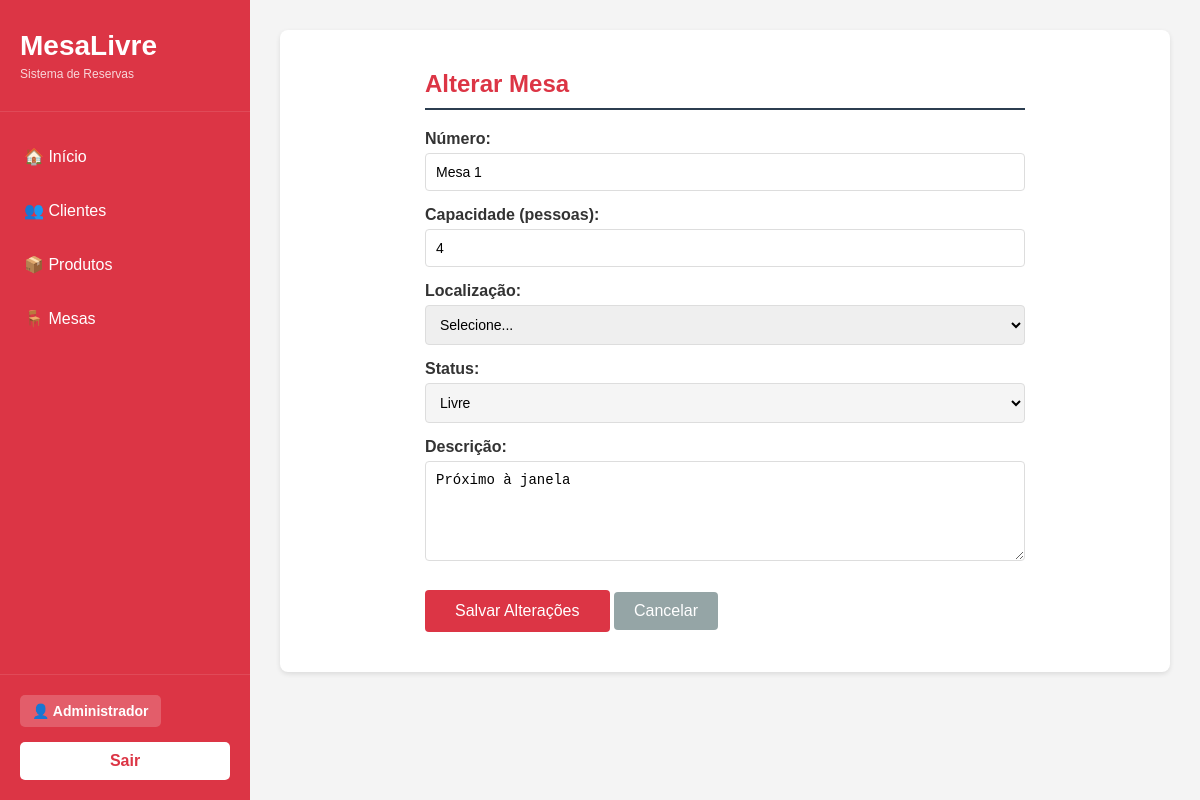
/MesaLivre/mesa.php?fun=alterar&id=1 (signed in), run on an earlier commit of the app's database.
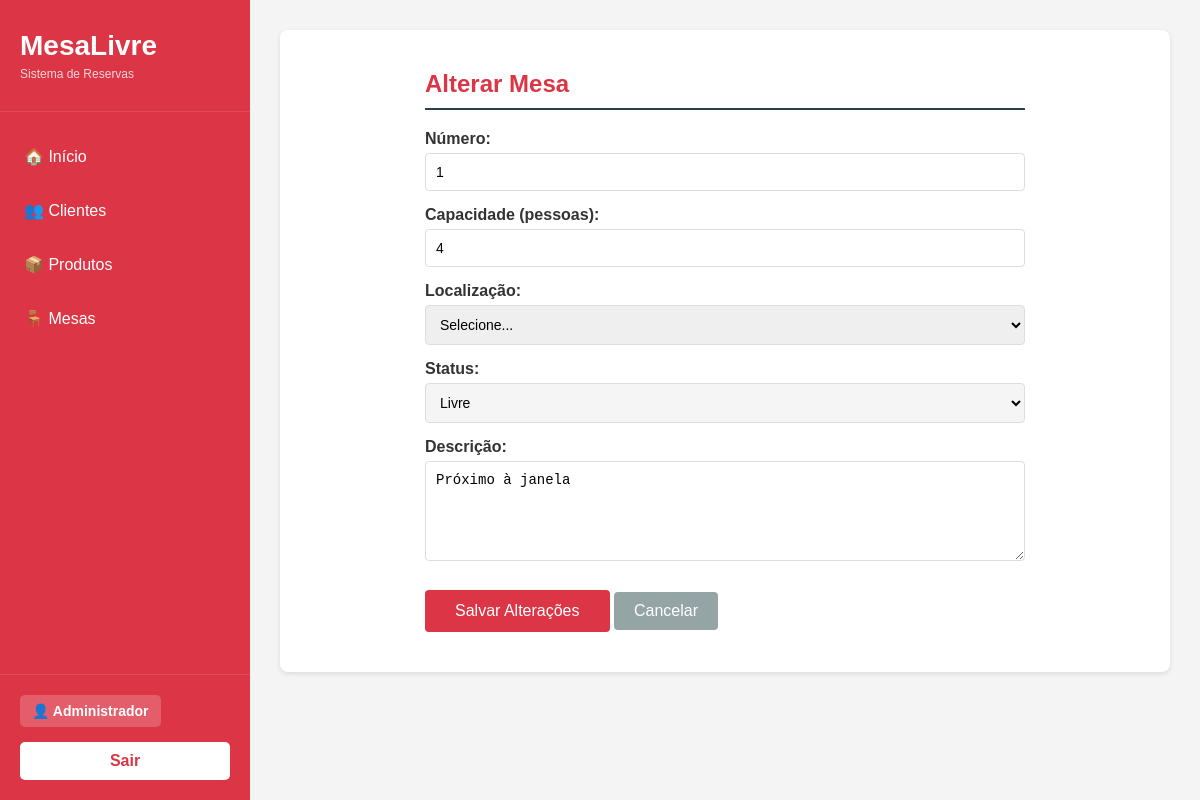
And on a later commit of the database.
### tables this page shows
CREATE TABLE mesas (
    id_mesa INT AUTO_INCREMENT PRIMARY KEY,
    numero VARCHAR(45) NOT NULL,
    capacidade INT NOT NULL,
    localizacao VARCHAR(45) NOT NULL,
    status VARCHAR(20) NOT NULL,
    descricao TEXT
);

### MesaLivre/modelo/mesa/MesaDAO_class.php (called while the page is built, shortened)
<?php
include_once "ConnectionFactory_class.php";
include_once "Mesa_class.php";
class MesaDAO {
    public function exibir($id) {
        try {
            $fabrica = new ConnectionFactory();
            $con = $fabrica->getConnection();
            $stmt = $con->prepare("SELECT * FROM mesas WHERE id_mesa = :id");
            $stmt->bindValue(':id', $id);
            $stmt->execute();
            $dado = $stmt->fetchAll(PDO::FETCH_ASSOC);
            $m = new Mesa();
            $m->setIdMesa($dado[0]["id_mesa"]);
            $m->setNumero($dado[0]["numero"]);
            $m->setCapacidade($dado[0]["capacidade"]);
            $m->setLocalizacao($dado[0]["localizacao"]);
            $m->setStatus($dado[0]["status"]);
            $m->setDescricao($dado[0]["descricao"]);
            return $m;
        } catch (PDOException $ex) {
            echo "Erro ao exibir mesa: " . $ex->getMessage();
        }
    }
}
?>

### MesaLivre/modelo/mesa/ConnectionFactory_class.php (called while the page is built, shortened)
<?php
	class ConnectionFactory{
		public $dbType = "mysql";
		public $host = "localhost";
		public $user = "root";
		public $senha = "";
		public $db = "mesalivre";
		public $persistente = false;
		public function getConnection(){
			try{
				$this->con = new PDO(
					$this->dbType.":host=".$this->host.";dbname=".$this->db,
					$this->user,
					$this->senha,
					array(PDO::ATTR_PERSISTENT => $this->persistente,
					PDO::ATTR_ERRMODE => PDO::ERRMODE_EXCEPTION)
				);
				return $this->con;
			}
			catch(PDOException $ex){
				echo "Erro: " . $ex->getMessage();
			}
		}
	}
?>

### MesaLivre/modelo/mesa/Mesa_class.php (called while the page is built, shortened)
<?php
class Mesa{
    private $numero;
    private $capacidade;
    private $status;
    private $descricao;
    public function getNumero(){
        return $this->numero;
    }
    public function setNumero($numero){
        $this->numero = $numero;
    }
    public function getCapacidade(){
        return $this->capacidade;
    }
    public function setCapacidade($capacidade){
        $this->capacidade = $capacidade;
    }
    public function getStatus(){
        return $this->status;
    }
    public function setStatus($status){
        $this->status = $status;
    }
    public function getDescricao(){
        return $this->descricao;
    }
    public function setDescricao($descricao){
        $this->descricao = $descricao;
    }
}
?>

### MesaLivre/visao/mesa/formAlteraMesa.php (the view, shortened to what this page needs)
<div class="form-container">
    <h2>Alterar Mesa</h2>
    <form action="mesa.php?fun=alterar" method="POST">
        <div class="form-group">
            <label for="numero">Número:</label>
            <input type="text" name="numero" id="numero" value="<?php echo $m->getNumero(); ?>" required>
        </div>
        <div class="form-group">
            <label for="capacidade">Capacidade (pessoas):</label>
            <input type="number" name="capacidade" id="capacidade" value="<?php echo $m->getCapacidade(); ?>" required>
        </div>
        <div class="form-group">
            <label for="localizacao">Localização:</label>
            <select name="localizacao" id="localizacao" required>
                <option value="">Selecione...</option>
            </select>
        </div>
        <div class="form-group">
            <label for="status">Status:</label>
            <select name="status" id="status" required readonly style="background-color: #f5f5f5; cursor: not-allowed;">
                <option value="livre" <?php echo $m->getStatus() == 'livre' ? 'selected' : ''; ?>>Livre</option>
            </select>
        </div>
        <div class="form-group">
            <label for="descricao">Descrição:</label>
            <textarea name="descricao" id="descricao"><?php echo $m->getDescricao(); ?></textarea>
        </div>
        <input type="submit" name="enviar" value="Salvar Alterações">
        <a href="mesa.php?fun=listar" class="btn-back">Cancelar</a>
    </form>
</div>

What changed in the data, as far as the page shows it:
changed mesas "Próximo à janela": numero "Mesa 1" → "1"
